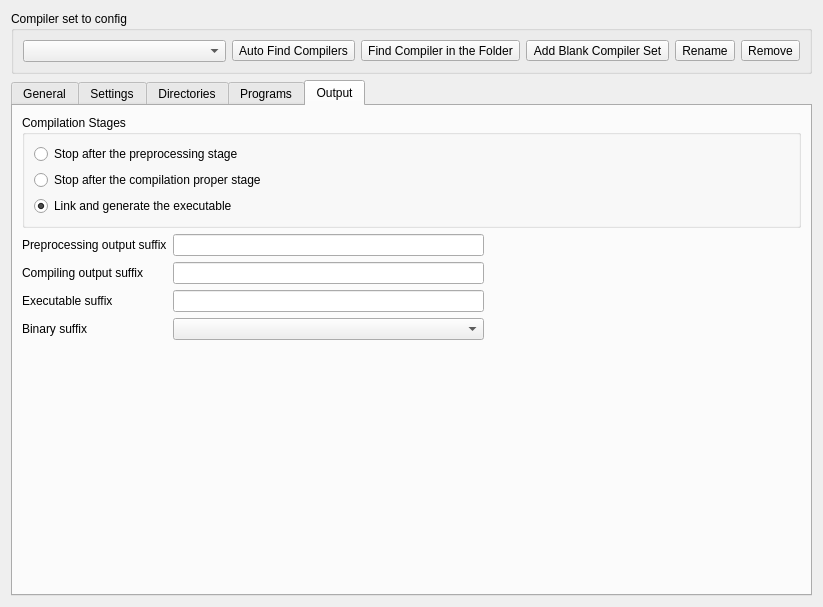
<?xml version="1.0" encoding="UTF-8"?>
<ui version="4.0">
 <class>CompilerSetOptionWidget</class>
 <widget class="QWidget" name="CompilerSetOptionWidget">
  <property name="geometry">
   <rect>
    <x>0</x>
    <y>0</y>
    <width>823</width>
    <height>607</height>
   </rect>
  </property>
  <property name="windowTitle">
   <string>Form</string>
  </property>
  <layout class="QVBoxLayout" name="verticalLayout">
   <item>
    <widget class="QGroupBox" name="groupBox">
     <property name="title">
      <string>Compiler set to config</string>
     </property>
     <property name="flat">
      <bool>false</bool>
     </property>
     <property name="checkable">
      <bool>false</bool>
     </property>
     <layout class="QHBoxLayout" name="horizontalLayout">
      <item>
       <widget class="QComboBox" name="cbCompilerSet"/>
      </item>
      <item>
       <widget class="QToolButton" name="btnFindCompilers">
        <property name="toolTip">
         <string>Auto Find Compilers</string>
        </property>
        <property name="text">
         <string>Auto Find Compilers</string>
        </property>
       </widget>
      </item>
      <item>
       <widget class="QToolButton" name="btnAddCompilerSetByFolder">
        <property name="toolTip">
         <string>Find Compiler in the Folder</string>
        </property>
        <property name="text">
         <string>Find Compiler in the Folder</string>
        </property>
       </widget>
      </item>
      <item>
       <widget class="QToolButton" name="btnAddBlankCompilerSet">
        <property name="toolTip">
         <string>Add Blank Compiler Set</string>
        </property>
        <property name="text">
         <string>Add Blank Compiler Set</string>
        </property>
       </widget>
      </item>
      <item>
       <widget class="QToolButton" name="btnRenameCompilerSet">
        <property name="toolTip">
         <string>Rename</string>
        </property>
        <property name="text">
         <string>Rename</string>
        </property>
       </widget>
      </item>
      <item>
       <widget class="QToolButton" name="btnRemoveCompilerSet">
        <property name="toolTip">
         <string>Remove</string>
        </property>
        <property name="text">
         <string>Remove</string>
        </property>
       </widget>
      </item>
     </layout>
    </widget>
   </item>
   <item>
    <widget class="QTabWidget" name="settingTabs">
     <property name="currentIndex">
      <number>4</number>
     </property>
     <property name="movable">
      <bool>false</bool>
     </property>
     <widget class="QWidget" name="tabGeneral">
      <attribute name="title">
       <string>General</string>
      </attribute>
      <layout class="QVBoxLayout" name="verticalLayout_2">
       <item>
        <widget class="QWidget" name="panelCharset" native="true">
         <layout class="QHBoxLayout" name="horizontalLayout_4">
          <property name="leftMargin">
           <number>0</number>
          </property>
          <property name="topMargin">
           <number>0</number>
          </property>
          <property name="rightMargin">
           <number>0</number>
          </property>
          <property name="bottomMargin">
           <number>0</number>
          </property>
          <item>
           <widget class="QCheckBox" name="chkAutoAddCharset">
            <property name="text">
             <string>Convert Executable's Charset as</string>
            </property>
           </widget>
          </item>
          <item>
           <widget class="QComboBox" name="cbEncoding"/>
          </item>
          <item>
           <widget class="QComboBox" name="cbEncodingDetails"/>
          </item>
          <item>
           <spacer name="horizontalSpacer_2">
            <property name="orientation">
             <enum>Qt::Horizontal</enum>
            </property>
            <property name="sizeHint" stdset="0">
             <size>
              <width>40</width>
              <height>20</height>
             </size>
            </property>
           </spacer>
          </item>
         </layout>
        </widget>
       </item>
       <item>
        <widget class="QCheckBox" name="chkStaticLink">
         <property name="text">
          <string>Statically link libraries</string>
         </property>
        </widget>
       </item>
       <item>
        <widget class="QCheckBox" name="chkUseCustomCompilerParams">
         <property name="text">
          <string>Add the following arguments when calling the compiler</string>
         </property>
        </widget>
       </item>
       <item>
        <widget class="QPlainTextEdit" name="txtCustomCompileParams"/>
       </item>
       <item>
        <widget class="QCheckBox" name="chkUseCustomLinkParams">
         <property name="text">
          <string>Add the following arguments when calling the linker</string>
         </property>
        </widget>
       </item>
       <item>
        <widget class="QPlainTextEdit" name="txtCustomLinkParams"/>
       </item>
      </layout>
     </widget>
     <widget class="QWidget" name="tabSettings">
      <attribute name="title">
       <string>Settings</string>
      </attribute>
      <layout class="QHBoxLayout" name="horizontalLayout_3">
       <property name="leftMargin">
        <number>2</number>
       </property>
       <property name="topMargin">
        <number>2</number>
       </property>
       <property name="rightMargin">
        <number>2</number>
       </property>
       <property name="bottomMargin">
        <number>2</number>
       </property>
       <item>
        <widget class="CompileArgumentsWidget" name="optionTabs">
         <property name="documentMode">
          <bool>true</bool>
         </property>
        </widget>
       </item>
      </layout>
     </widget>
     <widget class="QWidget" name="tabDirectories">
      <attribute name="title">
       <string>Directories</string>
      </attribute>
      <layout class="QHBoxLayout" name="horizontalLayout_2">
       <property name="leftMargin">
        <number>2</number>
       </property>
       <property name="topMargin">
        <number>2</number>
       </property>
       <property name="rightMargin">
        <number>2</number>
       </property>
       <property name="bottomMargin">
        <number>2</number>
       </property>
       <item>
        <widget class="QTabWidget" name="dirTabs">
         <property name="currentIndex">
          <number>-1</number>
         </property>
         <property name="documentMode">
          <bool>true</bool>
         </property>
        </widget>
       </item>
      </layout>
     </widget>
     <widget class="QWidget" name="tabPrograms">
      <attribute name="title">
       <string>Programs</string>
      </attribute>
      <layout class="QVBoxLayout" name="verticalLayout_3">
       <item>
        <widget class="QFrame" name="frame">
         <property name="frameShape">
          <enum>QFrame::StyledPanel</enum>
         </property>
         <property name="frameShadow">
          <enum>QFrame::Raised</enum>
         </property>
         <layout class="QGridLayout" name="gridLayout">
          <item row="3" column="2">
           <widget class="QToolButton" name="btnChooseGDB">
            <property name="toolTip">
             <string>Choose Debugger</string>
            </property>
            <property name="text">
             <string>...</string>
            </property>
           </widget>
          </item>
          <item row="4" column="2">
           <widget class="QToolButton" name="btnChooseGDBServer">
            <property name="text">
             <string>...</string>
            </property>
           </widget>
          </item>
          <item row="5" column="0">
           <widget class="QLabel" name="label_6">
            <property name="text">
             <string>Resource Compiler（windres)</string>
            </property>
           </widget>
          </item>
          <item row="4" column="1">
           <widget class="QLineEdit" name="txtGDBServer"/>
          </item>
          <item row="1" column="1">
           <widget class="QLineEdit" name="txtCppCompiler"/>
          </item>
          <item row="2" column="2">
           <widget class="QToolButton" name="btnChooseMake">
            <property name="toolTip">
             <string>Choose make</string>
            </property>
            <property name="text">
             <string>...</string>
            </property>
           </widget>
          </item>
          <item row="0" column="0">
           <widget class="QLabel" name="label_2">
            <property name="text">
             <string>C Compiler(gcc)</string>
            </property>
           </widget>
          </item>
          <item row="2" column="0">
           <widget class="QLabel" name="label_4">
            <property name="text">
             <string>make</string>
            </property>
           </widget>
          </item>
          <item row="5" column="1">
           <widget class="QLineEdit" name="txtResourceCompiler"/>
          </item>
          <item row="1" column="2">
           <widget class="QToolButton" name="btnChooseCppCompiler">
            <property name="toolTip">
             <string>Choose C++ Compiler</string>
            </property>
            <property name="text">
             <string>...</string>
            </property>
           </widget>
          </item>
          <item row="0" column="2">
           <widget class="QToolButton" name="btnChooseCCompiler">
            <property name="toolTip">
             <string>Choose C Compiler</string>
            </property>
            <property name="text">
             <string>...</string>
            </property>
           </widget>
          </item>
          <item row="0" column="1">
           <widget class="QLineEdit" name="txtCCompiler"/>
          </item>
          <item row="4" column="0">
           <widget class="QLabel" name="label_8">
            <property name="text">
             <string>gdb server</string>
            </property>
           </widget>
          </item>
          <item row="2" column="1">
           <widget class="QLineEdit" name="txtMake"/>
          </item>
          <item row="3" column="1">
           <widget class="QLineEdit" name="txtDebugger"/>
          </item>
          <item row="5" column="2">
           <widget class="QToolButton" name="btnChooseResourceCompiler">
            <property name="toolTip">
             <string>Choose Resource Compiler</string>
            </property>
            <property name="text">
             <string>...</string>
            </property>
           </widget>
          </item>
          <item row="1" column="0">
           <widget class="QLabel" name="label_3">
            <property name="text">
             <string>C++ Compiler(g++)</string>
            </property>
           </widget>
          </item>
          <item row="3" column="0">
           <widget class="QLabel" name="label_5">
            <property name="text">
             <string>gdb</string>
            </property>
           </widget>
          </item>
         </layout>
        </widget>
       </item>
       <item>
        <spacer name="verticalSpacer">
         <property name="orientation">
          <enum>Qt::Vertical</enum>
         </property>
         <property name="sizeHint" stdset="0">
          <size>
           <width>20</width>
           <height>40</height>
          </size>
         </property>
        </spacer>
       </item>
      </layout>
     </widget>
     <widget class="QWidget" name="tabOutput">
      <attribute name="title">
       <string>Output</string>
      </attribute>
      <layout class="QGridLayout" name="gridLayout_2">
       <item row="1" column="2">
        <spacer name="horizontalSpacer">
         <property name="orientation">
          <enum>Qt::Horizontal</enum>
         </property>
         <property name="sizeHint" stdset="0">
          <size>
           <width>40</width>
           <height>20</height>
          </size>
         </property>
        </spacer>
       </item>
       <item row="2" column="0">
        <widget class="QLabel" name="lbCompilingSuffix">
         <property name="text">
          <string>Compiling output suffix</string>
         </property>
        </widget>
       </item>
       <item row="4" column="0">
        <widget class="QLabel" name="lbExecSuffix">
         <property name="text">
          <string>Executable suffix</string>
         </property>
        </widget>
       </item>
       <item row="0" column="0" colspan="3">
        <widget class="QGroupBox" name="grpCompilationStages">
         <property name="title">
          <string>Compilation Stages</string>
         </property>
         <layout class="QVBoxLayout" name="verticalLayout_4">
          <item>
           <widget class="QRadioButton" name="rbPreprocessingOnly">
            <property name="text">
             <string>Stop after the preprocessing stage</string>
            </property>
           </widget>
          </item>
          <item>
           <widget class="QRadioButton" name="rbCompilationProperOnly">
            <property name="text">
             <string>Stop after the compilation proper stage</string>
            </property>
           </widget>
          </item>
          <item>
           <widget class="QRadioButton" name="rbGenerateExecutable">
            <property name="text">
             <string>Link and generate the executable </string>
            </property>
            <property name="checked">
             <bool>true</bool>
            </property>
           </widget>
          </item>
         </layout>
        </widget>
       </item>
       <item row="1" column="1">
        <widget class="QLineEdit" name="txtPreprocessingSuffix"/>
       </item>
       <item row="1" column="0">
        <widget class="QLabel" name="lbPreprocessingSuffix">
         <property name="text">
          <string>Preprocessing output suffix</string>
         </property>
        </widget>
       </item>
       <item row="6" column="0">
        <spacer name="verticalSpacer_2">
         <property name="orientation">
          <enum>Qt::Vertical</enum>
         </property>
         <property name="sizeHint" stdset="0">
          <size>
           <width>20</width>
           <height>40</height>
          </size>
         </property>
        </spacer>
       </item>
       <item row="5" column="1">
        <widget class="QComboBox" name="cbBinarySuffix"/>
       </item>
       <item row="4" column="1">
        <widget class="QLineEdit" name="txtExecutableSuffix"/>
       </item>
       <item row="2" column="1">
        <widget class="QLineEdit" name="txtCompilationSuffix"/>
       </item>
       <item row="5" column="0">
        <widget class="QLabel" name="lbBinarySuffix">
         <property name="text">
          <string>Binary suffix</string>
         </property>
        </widget>
       </item>
      </layout>
     </widget>
    </widget>
   </item>
  </layout>
 </widget>
 <customwidgets>
  <customwidget>
   <class>CompileArgumentsWidget</class>
   <extends>QTabWidget</extends>
   <header location="global">widgets/compileargumentswidget.h</header>
   <container>1</container>
  </customwidget>
 </customwidgets>
 <resources>
  <include location="../icons.qrc"/>
 </resources>
 <connections/>
</ui>
